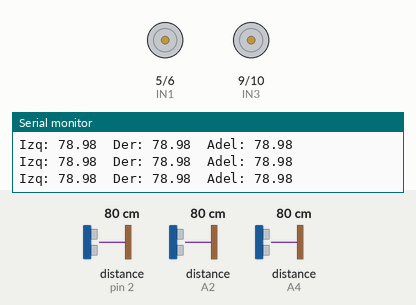
A sketch run on a simulated Arduino Uno, built with avr-gcc and run on an emulated ATmega328P. Shown: motor-driver pin pairs drawn as motors (green arrow = first pin HIGH = forward, orange = second pin HIGH = backward, longer = more drive), the last lines printed to the serial monitor. Wiring (inferred from the names in the program): 3 × ultrasonic range finder: trigger pin 3, echo pin 2 / trigger A3, echo A2 / trigger A5, echo A4. The inputs (shaded band) are chosen by the test bench; at power-on: distance to the obstacle (sensors on A2, pin 2, A4) 80 cm. The echo pulse lasts 58.3 µs per cm.

Above: at 1.2 s.
1.3 s: distance to the obstacle (sensor on A2) set to 28 cm
2.8 s: distance to the obstacle (sensor on A2) set to 23 cm
At 3.3 s:
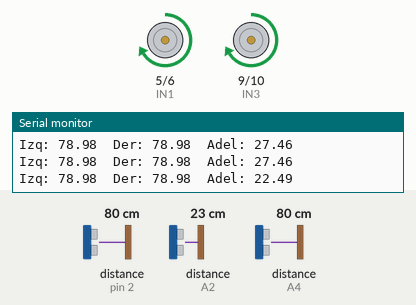
Timing chart, 0 to 5.8 s (numbered marks = the images above; inputs shaded):
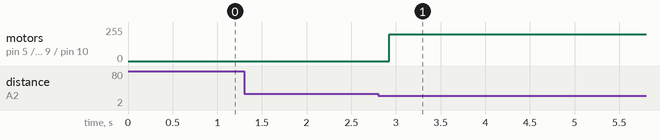

The sketch:

ThreeUltrasonic.ino
```cpp
// ===== ULTRASONIDOS =====

// IZQUIERDA
const int triggerIzq = 3;
const int echoIzq = 2;


// CENTRO
const int triggerDerecha = A5;
const int echoDerecha = A4;

// DERECHA
const int triggerAdelante = A3;
const int echoAdelante = A2;


int IN1 = 5;
int IN2 = 6;
int IN3 = 9;
int IN4 = 10;


void setup() {
  pinMode(triggerIzq, OUTPUT);
  pinMode(echoIzq, INPUT);


  pinMode(triggerDerecha, OUTPUT);
  pinMode(echoDerecha, INPUT);

  pinMode(triggerAdelante, OUTPUT);
  pinMode(echoAdelante, INPUT);


  pinMode(IN2, OUTPUT);
  pinMode(IN1, OUTPUT);
  pinMode(IN3, OUTPUT);
  pinMode(IN4, OUTPUT);

  detenerMotores();

  Serial.begin(9600);

  //delay(4000);
}


void loop() {

  //Guardar valores de distancia
  float distanciaIzquierda = medirDistancia(triggerIzq, echoIzq);
  delay(20);
  float distanciaDerecha = medirDistancia(triggerDerecha, echoDerecha);
  delay(20);
  float distanciaAdelante = medirDistancia(triggerAdelante, echoAdelante);
  delay(20);


  const int DETECCION = 25;

  bool rivalIzquierda = (distanciaIzquierda > 0) && (distanciaIzquierda <= DETECCION);
  bool rivalDerecha = (distanciaDerecha > 0) && (distanciaDerecha <= DETECCION);
  bool rivalAdelante = (distanciaAdelante > 0) && (distanciaAdelante <= DETECCION);

  bool rivalIzquierdaAdelante = rivalIzquierda && rivalAdelante;
  bool rivalDerechaAdelante = rivalDerecha && rivalAdelante;

  bool rivalIzquierdaDerecha = rivalIzquierda && rivalDerecha;
  bool rivalTodos = rivalIzquierda && rivalDerecha && rivalAdelante;


  if (rivalTodos) {
      avanzar();
  }


  else if (rivalAdelante) {
      avanzar();
  }


  else {
      detenerMotores();
  }


  // ===== Imprimir valores de distancia =====
  Serial.print("Izq: ");
  Serial.print(distanciaIzquierda);

  Serial.print("  Der: ");
  Serial.print(distanciaDerecha);

  Serial.print("  Adel: ");
  Serial.println(distanciaAdelante);


  Serial.print("\n");

  delay(400);
}


//======== FUNCION DE DETECCIÓN =========
float medirDistancia(int trigger, int echo) {
  digitalWrite(trigger, LOW);
  delayMicroseconds(2);

  digitalWrite(trigger, HIGH);
  delayMicroseconds(10);

  digitalWrite(trigger, LOW);

  long tiempo = pulseIn(echo, HIGH, 30000);

  if (tiempo == 0) {
    return 30;
  }

  return tiempo * 0.034 / 2.0;
}


// ========= FUNCIONES DE MOVIMIENTO =========

void retroceder() {
  analogWrite(IN4, 200);
  analogWrite(IN3, 0);

  analogWrite(IN2, 200);
  analogWrite(IN1, 0);
}


void avanzar() {
  analogWrite(IN4, 0);
  analogWrite(IN3, 200);

  analogWrite(IN2, 0);
  analogWrite(IN1, 200);
}


void detenerMotores() {
  analogWrite(IN4, 0);
  analogWrite(IN3, 0);

  analogWrite(IN2, 0);
  analogWrite(IN1, 0);
}
```

Measured:
- the behaviour switches between 26 and 25 cm on distance to the obstacle (sensor on A2) (found by bisection; images 0 and 1)
- after the input at 2.8 s, motor on pin 5 (IN1) / pin 6 (IN2), motor on pin 9 (IN3) / pin 10 (IN4): stopped → forward 200/255 after 0.12 s
